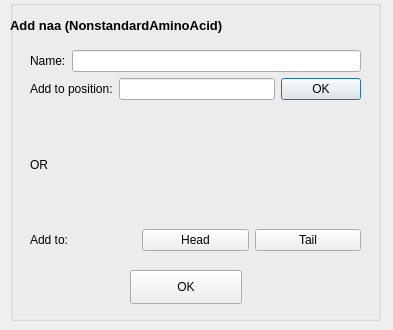
<?xml version="1.0" encoding="UTF-8"?>
<ui version="4.0">
 <class>AddNaa</class>
 <widget class="QDialog" name="AddNaa">
  <property name="geometry">
   <rect>
    <x>0</x>
    <y>0</y>
    <width>393</width>
    <height>330</height>
   </rect>
  </property>
  <property name="windowTitle">
   <string>Add naa</string>
  </property>
  <widget class="QGroupBox" name="groupBox_2">
   <property name="geometry">
    <rect>
     <x>10</x>
     <y>0</y>
     <width>371</width>
     <height>321</height>
    </rect>
   </property>
   <property name="title">
    <string/>
   </property>
   <widget class="QLabel" name="label_2">
    <property name="geometry">
     <rect>
      <x>0</x>
      <y>10</y>
      <width>361</width>
      <height>31</height>
     </rect>
    </property>
    <property name="font">
     <font>
      <pointsize>10</pointsize>
     </font>
    </property>
    <property name="text">
     <string>&lt;html&gt;&lt;head/&gt;&lt;body&gt;&lt;p&gt;&lt;span style=&quot; font-weight:600;&quot;&gt;Add naa (NonstandardAminoAcid)&lt;/span&gt;&lt;/p&gt;&lt;/body&gt;&lt;/html&gt;</string>
    </property>
   </widget>
   <widget class="QWidget" name="verticalLayoutWidget_3">
    <property name="geometry">
     <rect>
      <x>20</x>
      <y>50</y>
      <width>331</width>
      <height>201</height>
     </rect>
    </property>
    <layout class="QVBoxLayout" name="verticalLayout_3">
     <item>
      <layout class="QVBoxLayout" name="verticalLayout_2">
       <item>
        <layout class="QHBoxLayout" name="horizontalLayout_5">
         <item>
          <widget class="QLabel" name="label_7">
           <property name="font">
            <font>
             <pointsize>9</pointsize>
            </font>
           </property>
           <property name="text">
            <string>Name:</string>
           </property>
          </widget>
         </item>
         <item>
          <widget class="QLineEdit" name="lineEdit_4">
           <property name="font">
            <font>
             <pointsize>9</pointsize>
            </font>
           </property>
           <property name="text">
            <string/>
           </property>
          </widget>
         </item>
        </layout>
       </item>
       <item>
        <layout class="QHBoxLayout" name="horizontalLayout_6">
         <item>
          <widget class="QLabel" name="label_6">
           <property name="font">
            <font>
             <pointsize>9</pointsize>
            </font>
           </property>
           <property name="text">
            <string>Add to position:</string>
           </property>
          </widget>
         </item>
         <item>
          <widget class="QLineEdit" name="lineEdit_3">
           <property name="font">
            <font>
             <pointsize>9</pointsize>
            </font>
           </property>
          </widget>
         </item>
         <item>
          <widget class="QPushButton" name="pushButton">
           <property name="enabled">
            <bool>true</bool>
           </property>
           <property name="maximumSize">
            <size>
             <width>112</width>
             <height>16777215</height>
            </size>
           </property>
           <property name="font">
            <font>
             <pointsize>9</pointsize>
            </font>
           </property>
           <property name="text">
            <string>OK</string>
           </property>
          </widget>
         </item>
        </layout>
       </item>
       <item>
        <layout class="QHBoxLayout" name="horizontalLayout_8">
         <item>
          <widget class="QLabel" name="label_8">
           <property name="font">
            <font>
             <pointsize>9</pointsize>
            </font>
           </property>
           <property name="text">
            <string>OR</string>
           </property>
          </widget>
         </item>
        </layout>
       </item>
       <item>
        <layout class="QHBoxLayout" name="horizontalLayout_9">
         <item>
          <widget class="QLabel" name="label_9">
           <property name="font">
            <font>
             <pointsize>9</pointsize>
            </font>
           </property>
           <property name="text">
            <string>Add to:</string>
           </property>
          </widget>
         </item>
         <item>
          <widget class="QPushButton" name="pushButton_2">
           <property name="font">
            <font>
             <pointsize>9</pointsize>
            </font>
           </property>
           <property name="text">
            <string>Head</string>
           </property>
          </widget>
         </item>
         <item>
          <widget class="QPushButton" name="pushButton_3">
           <property name="font">
            <font>
             <pointsize>9</pointsize>
            </font>
           </property>
           <property name="text">
            <string>Tail</string>
           </property>
          </widget>
         </item>
        </layout>
       </item>
      </layout>
     </item>
    </layout>
   </widget>
   <widget class="QPushButton" name="pushButton_4">
    <property name="geometry">
     <rect>
      <x>120</x>
      <y>270</y>
      <width>112</width>
      <height>34</height>
     </rect>
    </property>
    <property name="font">
     <font>
      <pointsize>9</pointsize>
     </font>
    </property>
    <property name="text">
     <string>OK</string>
    </property>
   </widget>
  </widget>
 </widget>
 <resources/>
 <connections/>
</ui>
